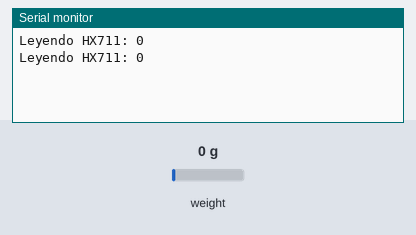
This sketch was run on a simulated ESP32. Parts: the last lines printed to the serial monitor. Inputs (shaded band) come from the test bench; at power-on: weight on the scale 0 g.

Above: at 2.0 s.
2.1 s: weight on the scale set to 100 g
At 3.2 s:
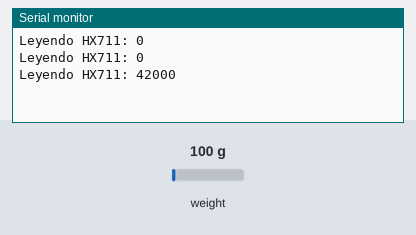
3.6 s: weight on the scale set to 1250 g
At 5.2 s:
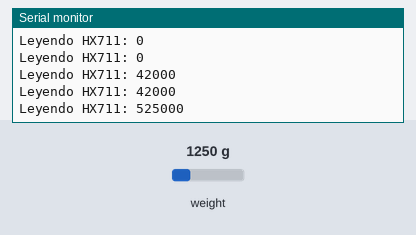
Timing chart, 0 to 6.7 s (numbered marks = the images above; inputs shaded):
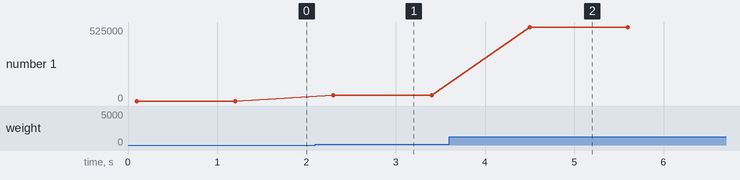

Measured:
- after the input at 2.1 s, the serial monitor: prints a new line after 0.20 s (image 1)
- after the input at 3.6 s, the serial monitor: prints a new line after 0.90 s (image 2)
- plotted number 1: 0 → 42000 after the input at 2.1 s, 42000 → 525000 after the input at 3.6 s

The sketch:

prueba5_amplificador.ino
```cpp
// Etapa 5: Conexión del ESP32 con el Amplificador de celda de carga HX711

#include "HX711.h"

// Definir pines del HX711
const int LOADCELL_DOUT_PIN = 18;
const int LOADCELL_SCK_PIN = 19;

HX711 scale;

void setup() {
  Serial.begin(115200);
  scale.begin(LOADCELL_DOUT_PIN, LOADCELL_SCK_PIN);
}

void loop() {

  if (scale.is_ready()) {
    long reading = scale.read();
    Serial.print("Leyendo HX711: ");
    Serial.println(reading);
  } else {
    Serial.println("HX711 no encontrado.");
  }

  delay(1000);

}
```
